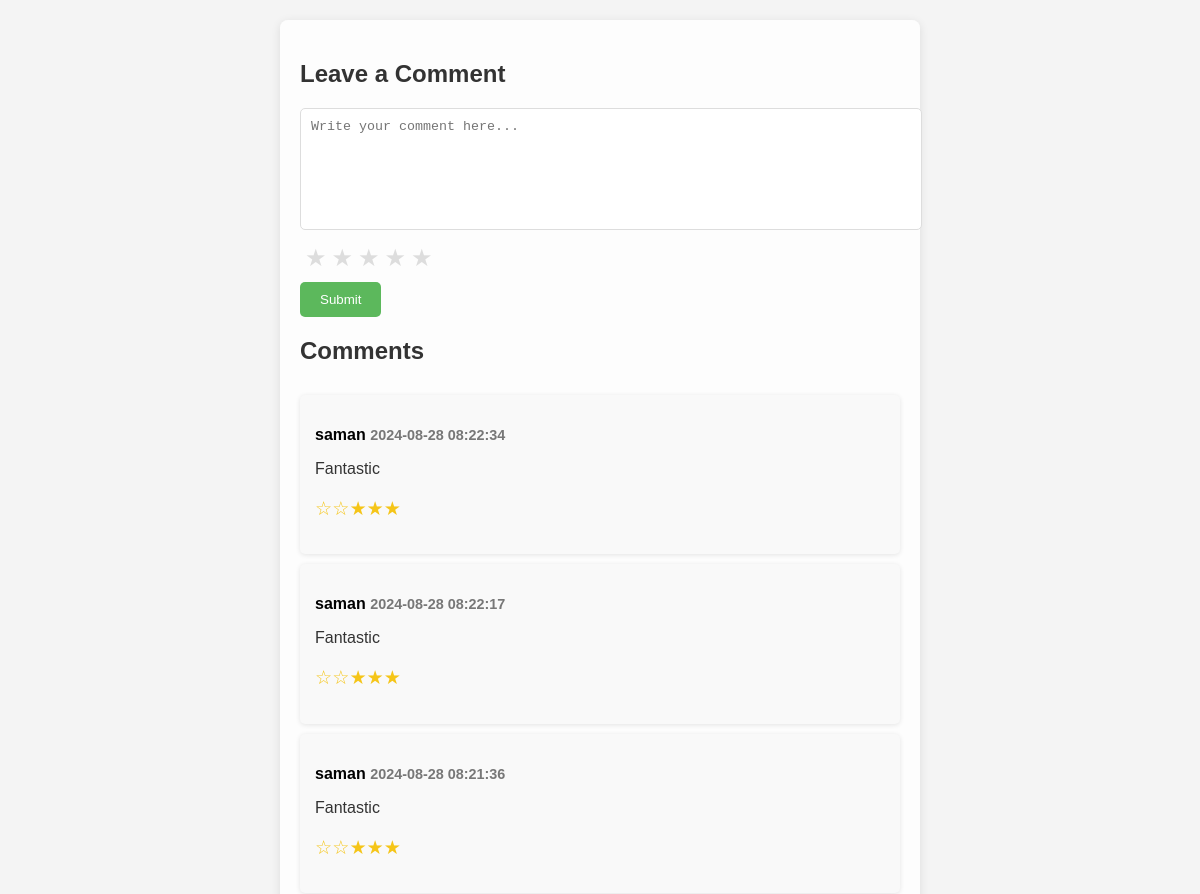
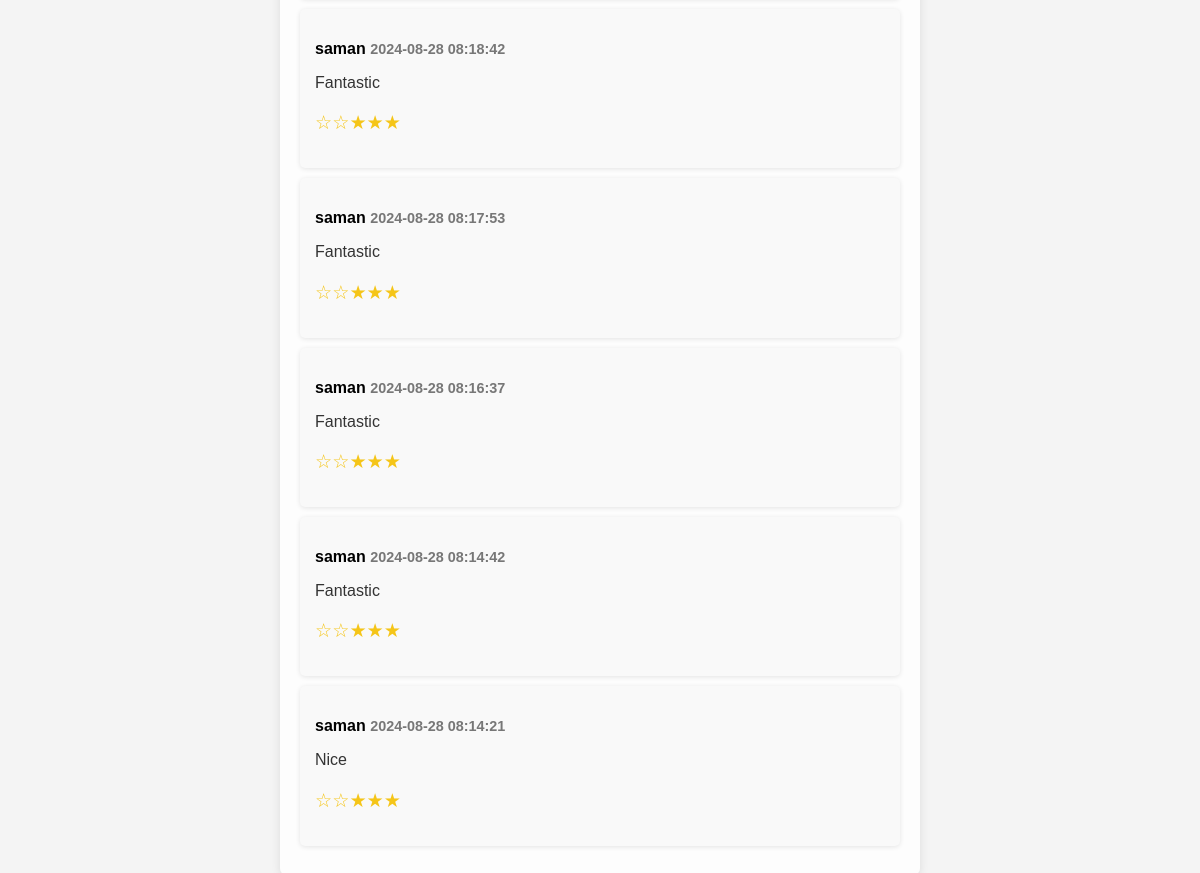
The page /comment.php on the database its author committed (2 pictures, top to bottom).
### tables this page shows
CREATE TABLE `comments` (
  `id` int(11) NOT NULL,
  `username` varchar(255) NOT NULL,
  `comment` text NOT NULL,
  `rating` int(11) NOT NULL CHECK (`rating` between 1 and 5),
  `timestamp` timestamp NOT NULL DEFAULT current_timestamp()
);

### comment.php (the view, shortened to what this page needs)
<?php
$servername = "localhost";
$username = "root";
$password = "";
$dbname = "movie_hub";
$conn = new mysqli($servername, $username, $password, $dbname);
$comments = [];
$result = $conn->query("SELECT * FROM comments ORDER BY timestamp DESC");
if ($result->num_rows > 0) {
    while($row = $result->fetch_assoc()) {
        $comments[] = $row;
    }
}
?>
<!DOCTYPE html>
<html lang="en">
<head>
</head>
<body>
<div class="comment-section">
    <h2>Leave a Comment</h2>
    <form action="" method="POST">
        <textarea name="comment" placeholder="Write your comment here..." required></textarea>
        <div class="rating">
            <label for="star5">&#9733;</label>
            <label for="star4">&#9733;</label>
            <label for="star3">&#9733;</label>
            <label for="star2">&#9733;</label>
            <label for="star1">&#9733;</label>
        </div>
        <button type="submit">Submit</button>
    </form>
    <h2>Comments</h2>
    <div class="comments-display">
        <?php
        if (count($comments) > 0) {
            foreach ($comments as $comment) {
                echo "<div class='comment-box'>";
                echo "<p class='username'>{$comment['username']} <span class='timestamp'>{$comment['timestamp']}</span></p>";
                echo "<p class='comment'>{$comment['comment']}</p>";
                echo "<p class='rating-stars'>";
                for ($i = 5; $i >= 1; $i--) {
                    if ($i <= $comment['rating']) {
                        echo "<span>&#9733;</span>";
                    } else {
                        echo "<span>&#9734;</span>";
                    }
                }
                echo "</p>";
                echo "</div>";
            }
        } else {
            echo "<p>No comments yet. Be the first to comment!</p>";
        }
        ?>
    </div>
</div>
</body>
</html>

### comment.php (style rules this page uses)
body { font-family: Arial, sans-serif; background-color: #f4f4f4; background-image: url('wick.jpg'); background-size: cover; background-position: center; background-repeat: no-repeat; margin: 0; padding: 20px; }
.comment-section { max-width: 600px; margin: 0 auto; background: rgba(255, 255, 255, 0.8); padding: 20px; border-radius: 8px; box-shadow: 0 2px 10px rgba(0, 0, 0, 0.1); }
.comment-section h2 { margin-bottom: 20px; color: #333; }
.comment-section form textarea { width: 100%; height: 100px; padding: 10px; margin-bottom: 10px; border: 1px solid #ddd; border-radius: 5px; resize: none; }
.comment-section form .rating { margin-bottom: 10px; display: flex; direction: ltr; unicode-bidi: bidi-override; }
.comment-section form .rating label { font-size: 1.5em; color: #ddd; cursor: pointer; margin-left: 5px; }
.comment-section form button { padding: 10px 20px; border: none; background-color: #5cb85c; color: #fff; border-radius: 5px; cursor: pointer; }
.comments-display { margin-top: 30px; }
.comment-box { background: #f9f9f9; padding: 15px; margin-bottom: 10px; border-radius: 5px; box-shadow: 0 1px 5px rgba(0, 0, 0, 0.1); }
.comment-box .username { font-weight: bold; margin-bottom: 5px; }
.comment-box .timestamp { font-size: 0.9em; color: #777; }
.comment-box .comment { font-size: 1em; color: #333; }
.rating-stars { color: #f5c518; font-size: 1.2em; direction: ltr; unicode-bidi: bidi-override; }
.rating-stars span { display: inline-block; color: #f5c518; }

### rows shown on the page
comments: username "saman", timestamp "2024-08-28 08:22:34", comment "Fantastic", rating 3 (drawn)
comments: username "saman", timestamp "2024-08-28 08:22:17", comment "Fantastic", rating 3 (drawn)
comments: username "saman", timestamp "2024-08-28 08:21:36", comment "Fantastic", rating 3 (drawn)
comments: username "saman", timestamp "2024-08-28 08:18:42", comment "Fantastic", rating 3 (drawn)
comments: username "saman", timestamp "2024-08-28 08:17:53", comment "Fantastic", rating 3 (drawn)
comments: username "saman", timestamp "2024-08-28 08:16:37", comment "Fantastic", rating 3 (drawn)
comments: username "saman", timestamp "2024-08-28 08:14:42", comment "Fantastic", rating 3 (drawn)
comments: username "saman", timestamp "2024-08-28 08:14:21", comment "Nice", rating 3 (drawn)
